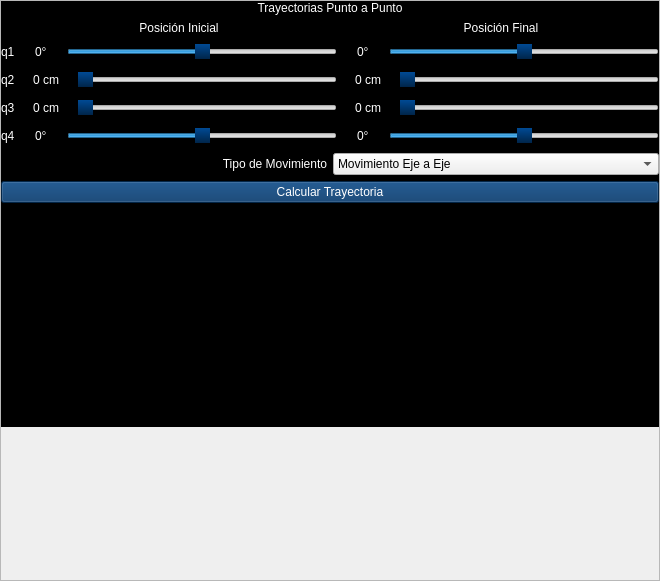
<?xml version="1.0" encoding="UTF-8"?>
<ui version="4.0">
 <class>sim_U2_T2</class>
 <widget class="QWidget" name="sim_U2_T2">
  <property name="geometry">
   <rect>
    <x>0</x>
    <y>0</y>
    <width>660</width>
    <height>581</height>
   </rect>
  </property>
  <property name="windowTitle">
   <string>Sim_U2_T2</string>
  </property>
  <property name="styleSheet">
   <string notr="true">QWidget#sim_U2_T2{
background-color:rgba(0,0,0,0);
}</string>
  </property>
  <layout class="QVBoxLayout" name="verticalLayout">
   <property name="leftMargin">
    <number>0</number>
   </property>
   <property name="topMargin">
    <number>0</number>
   </property>
   <property name="rightMargin">
    <number>0</number>
   </property>
   <property name="bottomMargin">
    <number>0</number>
   </property>
   <item>
    <widget class="QScrollArea" name="scrollArea">
     <property name="widgetResizable">
      <bool>true</bool>
     </property>
     <widget class="QWidget" name="scrollAreaWidgetContents">
      <property name="geometry">
       <rect>
        <x>0</x>
        <y>0</y>
        <width>658</width>
        <height>451</height>
       </rect>
      </property>
      <property name="sizePolicy">
       <sizepolicy hsizetype="Preferred" vsizetype="Fixed">
        <horstretch>0</horstretch>
        <verstretch>0</verstretch>
       </sizepolicy>
      </property>
      <property name="styleSheet">
       <string notr="true">QWidget#scrollAreaWidgetContents{
background-color:rgb(0,0,0);
}
QLabel{
color:white;
}
QSpinBox{
color:white;
background-color:translucid;
}
QPushButton{
font:16pt &quot;Britannic Bold&quot;;
color:white;
background-color:rgba(0,51,102,200);
}
QPushButton:hover{
background-color:rgba(0,51,150,200);
}
QSlider::handle:horizontal {
background: qlineargradient(spread:pad, x1:0.505, y1:0, x2:0.500318, y2:1, stop:0 rgba(0, 74, 148, 255), stop:1 rgba(0, 37, 74, 255))
}
QSlider::handle:horizontal:hover {
    /*background: rgba(173, 51, 51,255);*/
background: qlineargradient(spread:pad, x1:0.506, y1:0, x2:0.506, y2:1, stop:0 rgba(203, 60, 60, 255), stop:1 rgba(150, 44, 44, 255))
}</string>
      </property>
      <layout class="QVBoxLayout" name="verticalLayout_2">
       <property name="leftMargin">
        <number>0</number>
       </property>
       <property name="topMargin">
        <number>0</number>
       </property>
       <property name="rightMargin">
        <number>0</number>
       </property>
       <property name="bottomMargin">
        <number>0</number>
       </property>
       <item>
        <widget class="QLabel" name="label_7">
         <property name="text">
          <string>Trayectorias Punto a Punto</string>
         </property>
         <property name="alignment">
          <set>Qt::AlignCenter</set>
         </property>
        </widget>
       </item>
       <item>
        <layout class="QGridLayout" name="gridLayout">
         <item row="0" column="1">
          <widget class="QLabel" name="label_2">
           <property name="text">
            <string>Posición Inicial</string>
           </property>
           <property name="alignment">
            <set>Qt::AlignCenter</set>
           </property>
          </widget>
         </item>
         <item row="0" column="2">
          <widget class="QLabel" name="label_3">
           <property name="text">
            <string>Posición Final</string>
           </property>
           <property name="alignment">
            <set>Qt::AlignCenter</set>
           </property>
          </widget>
         </item>
         <item row="1" column="0">
          <widget class="QLabel" name="label">
           <property name="text">
            <string>q1</string>
           </property>
          </widget>
         </item>
         <item row="1" column="1">
          <layout class="QHBoxLayout" name="horizontalLayout_2">
           <item>
            <widget class="QSpinBox" name="sb_q1Min">
             <property name="alignment">
              <set>Qt::AlignCenter</set>
             </property>
             <property name="readOnly">
              <bool>true</bool>
             </property>
             <property name="buttonSymbols">
              <enum>QAbstractSpinBox::NoButtons</enum>
             </property>
             <property name="specialValueText">
              <string/>
             </property>
             <property name="keyboardTracking">
              <bool>true</bool>
             </property>
             <property name="suffix">
              <string>°</string>
             </property>
             <property name="minimum">
              <number>-180</number>
             </property>
             <property name="maximum">
              <number>180</number>
             </property>
            </widget>
           </item>
           <item>
            <widget class="QSlider" name="sl_q1Min">
             <property name="minimum">
              <number>-180</number>
             </property>
             <property name="maximum">
              <number>180</number>
             </property>
             <property name="orientation">
              <enum>Qt::Horizontal</enum>
             </property>
            </widget>
           </item>
          </layout>
         </item>
         <item row="1" column="2">
          <layout class="QHBoxLayout" name="horizontalLayout_3">
           <item>
            <widget class="QSpinBox" name="sb_q1Max">
             <property name="alignment">
              <set>Qt::AlignCenter</set>
             </property>
             <property name="readOnly">
              <bool>true</bool>
             </property>
             <property name="buttonSymbols">
              <enum>QAbstractSpinBox::NoButtons</enum>
             </property>
             <property name="specialValueText">
              <string/>
             </property>
             <property name="keyboardTracking">
              <bool>true</bool>
             </property>
             <property name="suffix">
              <string>°</string>
             </property>
             <property name="minimum">
              <number>-180</number>
             </property>
             <property name="maximum">
              <number>180</number>
             </property>
            </widget>
           </item>
           <item>
            <widget class="QSlider" name="sl_q1Max">
             <property name="minimum">
              <number>-180</number>
             </property>
             <property name="maximum">
              <number>180</number>
             </property>
             <property name="orientation">
              <enum>Qt::Horizontal</enum>
             </property>
            </widget>
           </item>
          </layout>
         </item>
         <item row="2" column="0">
          <widget class="QLabel" name="label_4">
           <property name="text">
            <string>q2</string>
           </property>
          </widget>
         </item>
         <item row="2" column="1">
          <layout class="QHBoxLayout" name="horizontalLayout_4">
           <item>
            <widget class="QSpinBox" name="sb_q2Min">
             <property name="alignment">
              <set>Qt::AlignCenter</set>
             </property>
             <property name="readOnly">
              <bool>true</bool>
             </property>
             <property name="buttonSymbols">
              <enum>QAbstractSpinBox::NoButtons</enum>
             </property>
             <property name="specialValueText">
              <string/>
             </property>
             <property name="keyboardTracking">
              <bool>true</bool>
             </property>
             <property name="suffix">
              <string> cm</string>
             </property>
             <property name="maximum">
              <number>280</number>
             </property>
            </widget>
           </item>
           <item>
            <widget class="QSlider" name="sl_q2Min">
             <property name="maximum">
              <number>280</number>
             </property>
             <property name="orientation">
              <enum>Qt::Horizontal</enum>
             </property>
            </widget>
           </item>
          </layout>
         </item>
         <item row="2" column="2">
          <layout class="QHBoxLayout" name="horizontalLayout_5">
           <item>
            <widget class="QSpinBox" name="sb_q2Max">
             <property name="alignment">
              <set>Qt::AlignCenter</set>
             </property>
             <property name="readOnly">
              <bool>true</bool>
             </property>
             <property name="buttonSymbols">
              <enum>QAbstractSpinBox::NoButtons</enum>
             </property>
             <property name="specialValueText">
              <string/>
             </property>
             <property name="keyboardTracking">
              <bool>true</bool>
             </property>
             <property name="suffix">
              <string> cm</string>
             </property>
             <property name="maximum">
              <number>280</number>
             </property>
            </widget>
           </item>
           <item>
            <widget class="QSlider" name="sl_q2Max">
             <property name="maximum">
              <number>280</number>
             </property>
             <property name="orientation">
              <enum>Qt::Horizontal</enum>
             </property>
            </widget>
           </item>
          </layout>
         </item>
         <item row="3" column="0">
          <widget class="QLabel" name="label_5">
           <property name="text">
            <string>q3</string>
           </property>
          </widget>
         </item>
         <item row="3" column="1">
          <layout class="QHBoxLayout" name="horizontalLayout_6">
           <item>
            <widget class="QSpinBox" name="sb_q3Min">
             <property name="alignment">
              <set>Qt::AlignCenter</set>
             </property>
             <property name="readOnly">
              <bool>true</bool>
             </property>
             <property name="buttonSymbols">
              <enum>QAbstractSpinBox::NoButtons</enum>
             </property>
             <property name="specialValueText">
              <string/>
             </property>
             <property name="keyboardTracking">
              <bool>true</bool>
             </property>
             <property name="suffix">
              <string> cm</string>
             </property>
             <property name="maximum">
              <number>420</number>
             </property>
            </widget>
           </item>
           <item>
            <widget class="QSlider" name="sl_q3Min">
             <property name="maximum">
              <number>420</number>
             </property>
             <property name="orientation">
              <enum>Qt::Horizontal</enum>
             </property>
            </widget>
           </item>
          </layout>
         </item>
         <item row="3" column="2">
          <layout class="QHBoxLayout" name="horizontalLayout_7">
           <item>
            <widget class="QSpinBox" name="sb_q3Max">
             <property name="alignment">
              <set>Qt::AlignCenter</set>
             </property>
             <property name="readOnly">
              <bool>true</bool>
             </property>
             <property name="buttonSymbols">
              <enum>QAbstractSpinBox::NoButtons</enum>
             </property>
             <property name="specialValueText">
              <string/>
             </property>
             <property name="keyboardTracking">
              <bool>true</bool>
             </property>
             <property name="suffix">
              <string> cm</string>
             </property>
             <property name="maximum">
              <number>420</number>
             </property>
            </widget>
           </item>
           <item>
            <widget class="QSlider" name="sl_q3Max">
             <property name="maximum">
              <number>420</number>
             </property>
             <property name="orientation">
              <enum>Qt::Horizontal</enum>
             </property>
            </widget>
           </item>
          </layout>
         </item>
         <item row="4" column="0">
          <widget class="QLabel" name="label_6">
           <property name="text">
            <string>q4</string>
           </property>
          </widget>
         </item>
         <item row="4" column="1">
          <layout class="QHBoxLayout" name="horizontalLayout_8">
           <item>
            <widget class="QSpinBox" name="sb_q4Min">
             <property name="alignment">
              <set>Qt::AlignCenter</set>
             </property>
             <property name="readOnly">
              <bool>true</bool>
             </property>
             <property name="buttonSymbols">
              <enum>QAbstractSpinBox::NoButtons</enum>
             </property>
             <property name="specialValueText">
              <string/>
             </property>
             <property name="keyboardTracking">
              <bool>true</bool>
             </property>
             <property name="suffix">
              <string>°</string>
             </property>
             <property name="minimum">
              <number>-180</number>
             </property>
             <property name="maximum">
              <number>180</number>
             </property>
            </widget>
           </item>
           <item>
            <widget class="QSlider" name="sl_q4Min">
             <property name="minimum">
              <number>-180</number>
             </property>
             <property name="maximum">
              <number>180</number>
             </property>
             <property name="orientation">
              <enum>Qt::Horizontal</enum>
             </property>
            </widget>
           </item>
          </layout>
         </item>
         <item row="4" column="2">
          <layout class="QHBoxLayout" name="horizontalLayout_9">
           <item>
            <widget class="QSpinBox" name="sb_q4Max">
             <property name="alignment">
              <set>Qt::AlignCenter</set>
             </property>
             <property name="readOnly">
              <bool>true</bool>
             </property>
             <property name="buttonSymbols">
              <enum>QAbstractSpinBox::NoButtons</enum>
             </property>
             <property name="specialValueText">
              <string/>
             </property>
             <property name="keyboardTracking">
              <bool>true</bool>
             </property>
             <property name="suffix">
              <string>°</string>
             </property>
             <property name="minimum">
              <number>-180</number>
             </property>
             <property name="maximum">
              <number>180</number>
             </property>
            </widget>
           </item>
           <item>
            <widget class="QSlider" name="sl_q4Max">
             <property name="minimum">
              <number>-180</number>
             </property>
             <property name="maximum">
              <number>180</number>
             </property>
             <property name="orientation">
              <enum>Qt::Horizontal</enum>
             </property>
            </widget>
           </item>
          </layout>
         </item>
        </layout>
       </item>
       <item>
        <layout class="QHBoxLayout" name="horizontalLayout">
         <property name="sizeConstraint">
          <enum>QLayout::SetDefaultConstraint</enum>
         </property>
         <item>
          <widget class="QLabel" name="label_8">
           <property name="text">
            <string>Tipo de Movimiento</string>
           </property>
           <property name="alignment">
            <set>Qt::AlignRight|Qt::AlignTrailing|Qt::AlignVCenter</set>
           </property>
          </widget>
         </item>
         <item>
          <widget class="QComboBox" name="cb_tiposMovimiento">
           <property name="sizePolicy">
            <sizepolicy hsizetype="Preferred" vsizetype="Preferred">
             <horstretch>0</horstretch>
             <verstretch>0</verstretch>
            </sizepolicy>
           </property>
           <item>
            <property name="text">
             <string>Movimiento Eje a Eje</string>
            </property>
           </item>
           <item>
            <property name="text">
             <string>Movimiento Simultaneo</string>
            </property>
           </item>
           <item>
            <property name="text">
             <string>Movimiento Coordinado o Isocrono</string>
            </property>
           </item>
          </widget>
         </item>
        </layout>
       </item>
       <item>
        <widget class="QPushButton" name="bt_CalcularTrayectoria">
         <property name="sizePolicy">
          <sizepolicy hsizetype="Minimum" vsizetype="Preferred">
           <horstretch>0</horstretch>
           <verstretch>0</verstretch>
          </sizepolicy>
         </property>
         <property name="text">
          <string>Calcular Trayectoria</string>
         </property>
        </widget>
       </item>
       <item>
        <widget class="CustomPlotWidget" name="cp_q_1" native="true">
         <property name="minimumSize">
          <size>
           <width>0</width>
           <height>50</height>
          </size>
         </property>
        </widget>
       </item>
       <item>
        <widget class="CustomPlotWidget" name="cp_q_2" native="true">
         <property name="minimumSize">
          <size>
           <width>0</width>
           <height>50</height>
          </size>
         </property>
        </widget>
       </item>
       <item>
        <widget class="CustomPlotWidget" name="cp_q_3" native="true">
         <property name="minimumSize">
          <size>
           <width>0</width>
           <height>50</height>
          </size>
         </property>
        </widget>
       </item>
       <item>
        <widget class="CustomPlotWidget" name="cp_q_4" native="true">
         <property name="minimumSize">
          <size>
           <width>0</width>
           <height>50</height>
          </size>
         </property>
        </widget>
       </item>
      </layout>
     </widget>
    </widget>
   </item>
  </layout>
 </widget>
 <customwidgets>
  <customwidget>
   <class>CustomPlotWidget</class>
   <extends>QWidget</extends>
   <header>clases.PlotWidget</header>
   <container>1</container>
  </customwidget>
 </customwidgets>
 <resources/>
 <connections/>
</ui>
